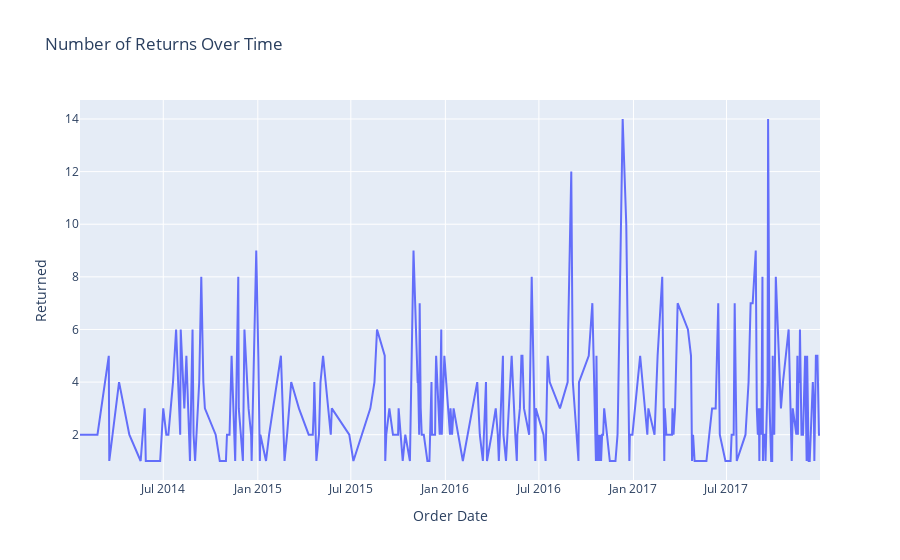

Notebook code cell kept with this figure:
### Code cell
df_table['Order Date'] = pd.to_datetime(df_table['Order Date'])

# Count the number of 'Yes' returns for each date
df_count = df_table[df_table['Returned'] == 'Yes'].groupby('Order Date').size().reset_index(name='Returned')

print(df_count)
# Plot the data
fig = px.line(df_count, x='Order Date', y='Returned', title='Number of Returns Over Time')

# Show the plot
fig.show()

### Figure 1 — Plotly figure (JSON) as saved in the notebook; plotly's stock layout.template omitted (floating-point values rounded to 4 significant figures; data arrays with more than 128 entries replaced by an {"elided": "..."} marker saying what was removed)
{"data": [{"hovertemplate": "Order Date=%{x}<br>Returned=%{y}<extra></extra>", "legendgroup": "", "line": {"color": "#636efa", "dash": "solid"}, "marker": {"symbol": "circle"}, "mode": "lines", "name": "", "orientation": "v", "showlegend": false, "type": "scatter", "x": {"elided": "259 str values"}, "xaxis": "x", "y": {"elided": "259 int values"}, "yaxis": "y"}], "layout": {"legend": {"tracegroupgap": 0}, "title": {"text": "Number of Returns Over Time"}, "xaxis": {"anchor": "y", "domain": [0, 1], "title": {"text": "Order Date"}}, "yaxis": {"anchor": "x", "domain": [0, 1], "title": {"text": "Returned"}}}}
